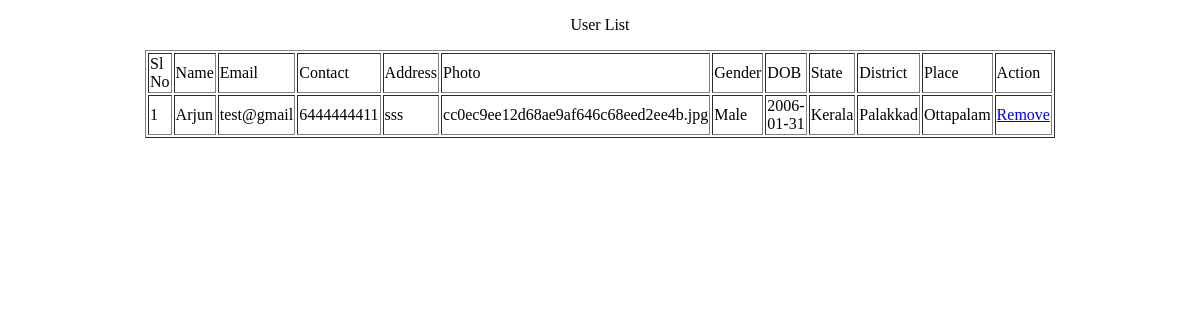
/Project/Admin/Userlist.php, run on an earlier commit of the app's database.
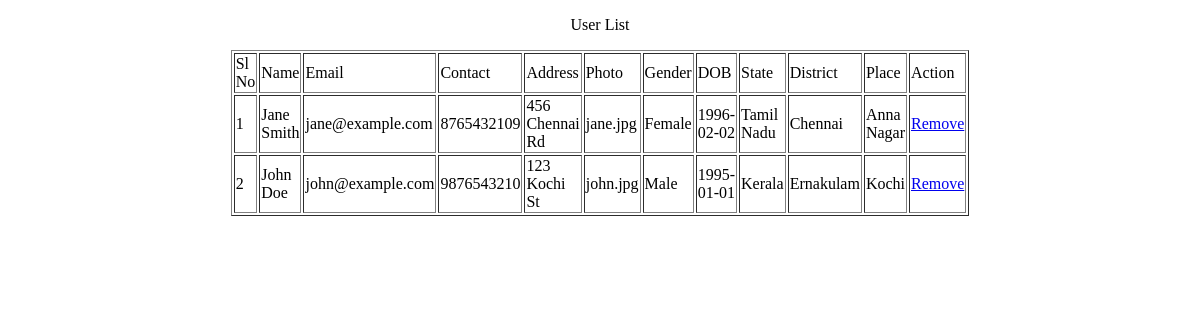
And on a later commit of the database.
### tables this page shows
CREATE TABLE `tbl_user` (
  `user_id` int(11) NOT NULL,
  `user_name` varchar(30) NOT NULL,
  `user_email` varchar(50) NOT NULL,
  `user_contact` varchar(50) NOT NULL,
  `user_address` varchar(300) NOT NULL,
  `user_photo` varchar(300) NOT NULL,
  `user_gender` varchar(50) NOT NULL,
  `user_dob` varchar(50) NOT NULL,
  `user_password` varchar(50) NOT NULL,
  `user_status` int(11) NOT NULL DEFAULT 0,
  `place_id` int(11) NOT NULL
);

CREATE TABLE `tbl_state` (
  `state_id` int(11) NOT NULL,
  `state_name` varchar(30) NOT NULL,
  `state_status` int(11) NOT NULL DEFAULT 0
);

CREATE TABLE `tbl_district` (
  `district_id` int(11) NOT NULL,
  `district_name` varchar(70) NOT NULL,
  `state_id` int(11) NOT NULL,
  `district_status` int(11) NOT NULL DEFAULT 0
);

CREATE TABLE `tbl_place` (
  `place_id` int(50) NOT NULL,
  `place_name` varchar(50) NOT NULL,
  `district_id` int(50) NOT NULL,
  `place_status` int(11) NOT NULL DEFAULT 0
);

### Project/Admin/Userlist.php (the view, shortened to what this page needs)
<?php
  include("../Assets/Connection/Connection.php");
	?>
<!DOCTYPE html PUBLIC "-//W3C//DTD XHTML 1.0 Transitional//EN" "http://www.w3.org/TR/xhtml1/DTD/xhtml1-transitional.dtd">
<html xmlns="http://www.w3.org/1999/xhtml">
<head>
</head>
<body>
<form id="form1" name="form1" method="post" action="">
  <div align="center">
    <p>User List</p>
    <table width="200" border="1">
      <tr>
        <td>Sl No</td>
        <td>Name</td>
        <td>Email</td>
        <td>Contact</td>
        <td>Address</td>
        <td>Photo</td>
        <td>Gender</td>
        <td>DOB</td>
        <td>State</td>
        <td>District</td>
        <td>Place</td>
        <td>Action</td>
      </tr>
      <?php
	  $i=0;
       $selQry = "select * from tbl_user u inner join tbl_place p on u.place_id = p.place_id inner join tbl_district d on p.district_id = d.district_id inner join tbl_state s on d.state_id = s.state_id ORDER BY user_name ASC";
	   $row = $Con->query($selQry);
	 while($data=$row->fetch_assoc())
	 {
		$i++;
	   ?>
      <tr>
        <td><?php  echo $i?></td>
        <td><?php echo $data['user_name']?></td>
        <td><?php echo $data['user_email']?></td>
        <td><?php echo $data['user_contact']?></td>
        <td><?php echo $data['user_address']?></td>
        <td><?php echo $data['user_photo']?></td>
        <td><?php echo $data['user_gender']?></td>
        <td><?php echo $data['user_dob']?></td>
        <td><?php echo $data['state_name']?></td>
        <td><?php echo $data['district_name']?></td>
        <td><?php echo $data['place_name']?></td>
        <td>
          <?php
		 if($data['user_status']==0)
		 {
		 ?>
         <a href = "Userlist.php?rid=<?php echo $data['user_id']?>">Remove</a>
         <?php
		   }
	        elseif($data['user_status']==1)
		    {
			 echo "Removed";
		    }
		  else
		  {
			  echo "Temporary Unavilable";
		  }
			?>
        </td>
        <?php
	   }
		?>
      </tr>
    </table>
    <p>&nbsp;</p>
  </div>
</form>
</body>
</html>

What changed in the data, as far as the page shows it:
removed tbl_user: user_name "Arjun", user_email "test@gmail", user_contact "6444444411", user_address "sss", user_photo "cc0ec9ee12d68ae9af646c68eed2ee4b.jpg", user_gender "Male", user_dob "2006-01-31", tbl_state.state_name "Kerala", tbl_district.district_name "Palakkad", place.place_name "Ottapalam"
now on this page (row edited): tbl_user: user_name "Jane Smith", user_email "jane@example.com", user_contact "8765432109", user_address "456 Chennai Rd", user_photo "jane.jpg", user_gender "Female", user_dob "1996-02-02", tbl_state.state_name "Tamil Nadu", tbl_district.district_name "Chennai", place.place_name "Anna Nagar"
now on this page (row edited): tbl_user: user_name "John Doe", user_email "john@example.com", user_contact "9876543210", user_address "123 Kochi St", user_photo "john.jpg", user_gender "Male", user_dob "1995-01-01", tbl_state.state_name "Kerala", tbl_district.district_name "Ernakulam", place.place_name "Kochi"
